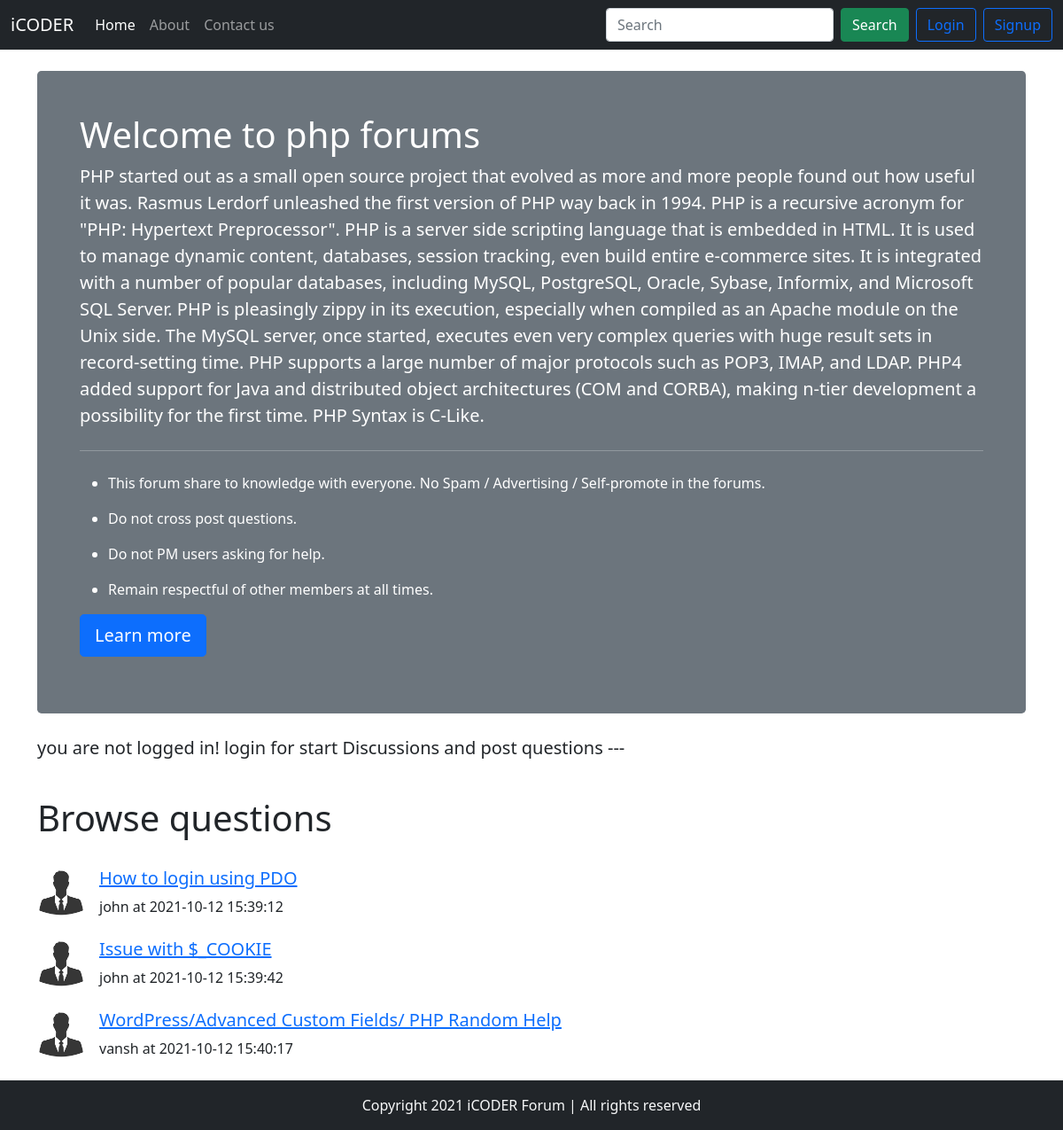
Screenshot of /threads-list.php?id=4 with the database file from the repository.
### tables this page shows
CREATE TABLE `categorey` (
  `id` int(255) NOT NULL,
  `name` varchar(255) NOT NULL,
  `description` varchar(1025) NOT NULL,
  `created` datetime NOT NULL DEFAULT current_timestamp()
);

CREATE TABLE `threads` (
  `id` int(255) NOT NULL,
  `title` varchar(255) NOT NULL,
  `description` text NOT NULL,
  `cat_id` varchar(255) NOT NULL,
  `user_id` int(255) NOT NULL,
  `time` datetime NOT NULL DEFAULT current_timestamp()
);

CREATE TABLE `users` (
  `uid` int(255) NOT NULL,
  `username` varchar(255) NOT NULL,
  `email` varchar(25) NOT NULL,
  `pass` text NOT NULL,
  `cpass` varchar(255) NOT NULL,
  `time` datetime NOT NULL DEFAULT current_timestamp()
);

### threads-list.php (the view, shortened to what this page needs)
<!DOCTYPE html>
<html lang="en">
<head>
</head>
<body>
    <?php include  "partials/header.php" ; ?>
    <?php include  "partials/connection.php" ; ?>
    <?php include  "partials/link.php" ; ?>
    <?php
    $id=$_GET['id'];
   $selectquery = "select * from categorey where id=$id";
   $query = mysqli_query($con,$selectquery);
   while($row = mysqli_fetch_array($query)){
       $catname =$row['name'];
       $catdesc =$row['description'];
   }
   ?>
    <div class="container my-4">
        <div class="jumbotron">
            <div class="w-auto h-70 p-5 text-white bg-secondary rounded-3">
                <h1 class="display-6">Welcome to <?php echo $catname; ?> forums</h1>
                <p class="lead"><?php echo $catdesc; ?></p>
                <hr class="my-4">
                <ul>
                    <li>
                        <p>This forum share to knowledge with everyone. No Spam / Advertising / Self-promote in the
                            forums.
                        </p>
                    </li>
                    <li>
                        <p> Do not cross post questions. </p>
                    </li>
                    <li>
                        <p> Do not PM users asking for help. </p>
                    </li>
                    <li>
                        <p> Remain respectful of other members at all times.</p>
                    </li>
                </ul>
                <p class="lead">
                    <a class="btn btn-primary btn-lg" href="https://www.w3schools.com/default.asp" role="button">Learn more</a>
                </p>
            </div>
        </div>
    </div>
<?php
if(isset($_SESSION['loggedin']) && $_SESSION['loggedin']==true){
  echo'  <div class="container">
        <h1>Ask the questions</h1><br>
        <form action="'. $_SERVER["REQUEST_URI"] .'" method="POST">
            <div class="mb-3">
                <label for="title" class="form-label"> Problem title</label>
                <input type="text" name="title" class="form-control" id="title" placeholder="" required>
                <small>keep your title as short as possible</small>
            </div>
            <input type="hidden" name="uid" value=" '. $_SESSION['uid'] .' ">
                    <div class="mb-3">
                <label for="description" class="form-label">Elaborate your concern</label>
                <textarea class="form-control" name="description" id="description" rows="3"></textarea>
            </div>
            <button type="submit" name="submit" class="btn btn-success">Submit</button>
            </form>
            </div>';
}
 else {
  echo'
  <div class="container">
  <p class="lead">
    you are not logged in! login for start Discussions and post questions ---
</p>
</div>';
 }
?>
<br>
    <div class="container">
        <h1>Browse questions</h1><br>
        <?php
    $id=$_GET['id'];
   $selectquery = "select * from threads where cat_id=$id";
   $query = mysqli_query($con,$selectquery);
   while($row = mysqli_fetch_array($query)){
    $id =$row['id'];
    $title =$row['title'];
    $description =$row['description'];
    $time =$row['time'];
    $threads_user_id=$row['user_id'];
    $sql = "select username from users where uid ='$threads_user_id'" ;
    $result = mysqli_query($con,$sql);
    $row_email = mysqli_fetch_array($result);
    $email = $row_email['username'];
   echo'    <div class="d-flex align-items-center">
            <div class="flex-shrink-0">
                <img src="images/default.jpg" width="54px" class="mr-3" alt="user">
            </div>
                <div class="flex-grow-1 ms-3">
                <h5> <a href="threads.php?thread_id='.$id.'"> '.$title.'</a></h5>
    '.$description.'
    <p class="my-0">'.$email.' at '.$time.'</p>
    </div>
    </div>
    <br>';
    }
    ?>
    </div>
    <?php include  "partials/footer.php" ; ?>
</body>
</html>

### rows the page displays
categorey: name "php", description "PHP started out as a small open source project that evolved as more and more people found out how useful it was. Rasmus Lerdorf unleashed the first version of PHP way back in 1994. PHP is a recursive acronym for \"PHP: Hypertext Preprocessor\". PHP is a server side scripting language that is embedded in HTML. It is used to manage dynamic content, databases, session tracking, even build entire e-commerce sites. It is integrated with a number of popular databases, including MySQL, PostgreSQL, Oracle, Sybase, Informix, and Microsoft SQL Server. PHP is pleasingly zippy in its execution, especially when compiled as an Apache module on the Unix side. The MySQL server, once started, executes even…"
threads: title "How to login using PDO", user.username "john", time "2021-10-12 15:39:12"
threads: title "Issue with $_COOKIE", user.username "john", time "2021-10-12 15:39:42"
threads: title "WordPress/Advanced Custom Fields/ PHP Random Help", user.username "vansh", time "2021-10-12 15:40:17"
